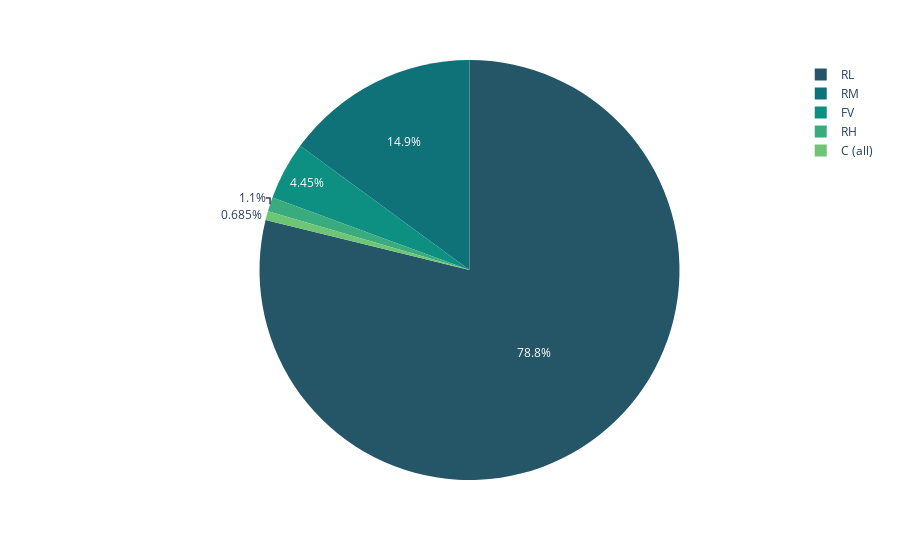

The notebook cell this image was saved under:
### Markdown cell above
* pie charts - use on typically nominal features

### Code cell
pie_data = freq_(cat_feat,'MSZoning')
plt.figure(figsize=[8,8],dpi=300)
fig = px.pie(values=pie_data['abs. frequency'],
             names=pie_data['MSZoning'],
             color_discrete_sequence=px.colors.sequential.Aggrnyl)
fig.show()

### Figure 1 — Plotly figure (JSON) as saved in the notebook; plotly's stock layout.template omitted (floating-point values rounded to 4 significant figures)
{"data": [{"domain": {"x": [0.0, 1.0], "y": [0.0, 1.0]}, "hovertemplate": "label=%{label}<br>value=%{value}<extra></extra>", "labels": ["RL", "RM", "FV", "RH", "C (all)"], "legendgroup": "", "name": "", "showlegend": true, "type": "pie", "values": [1151, 218, 65, 16, 10]}], "layout": {"legend": {"tracegroupgap": 0}, "margin": {"t": 60}, "piecolorway": ["rgb(36, 86, 104)", "rgb(15, 114, 121)", "rgb(13, 143, 129)", "rgb(57, 171, 126)", "rgb(110, 197, 116)", "rgb(169, 220, 103)", "rgb(237, 239, 93)"]}}
